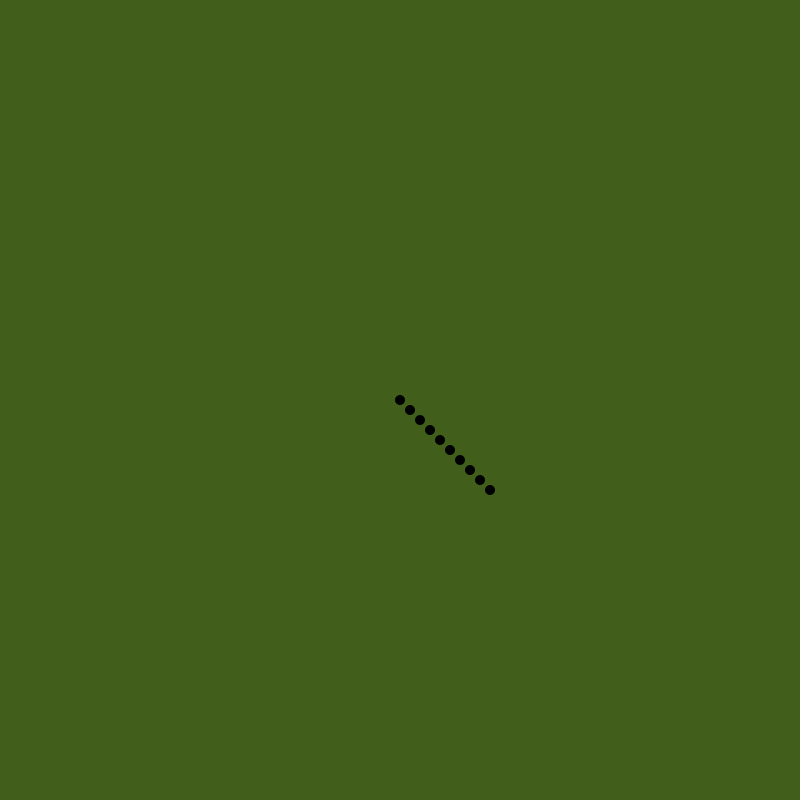
Frame 1 (no input)
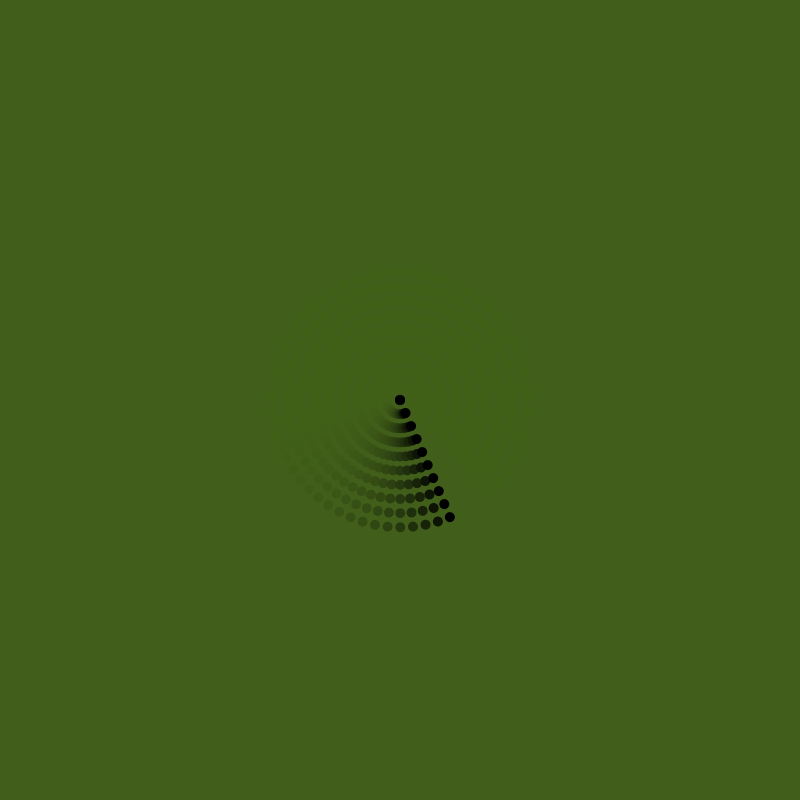
Frame 60 (the mouse pressed at the canvas centre just before this capture)
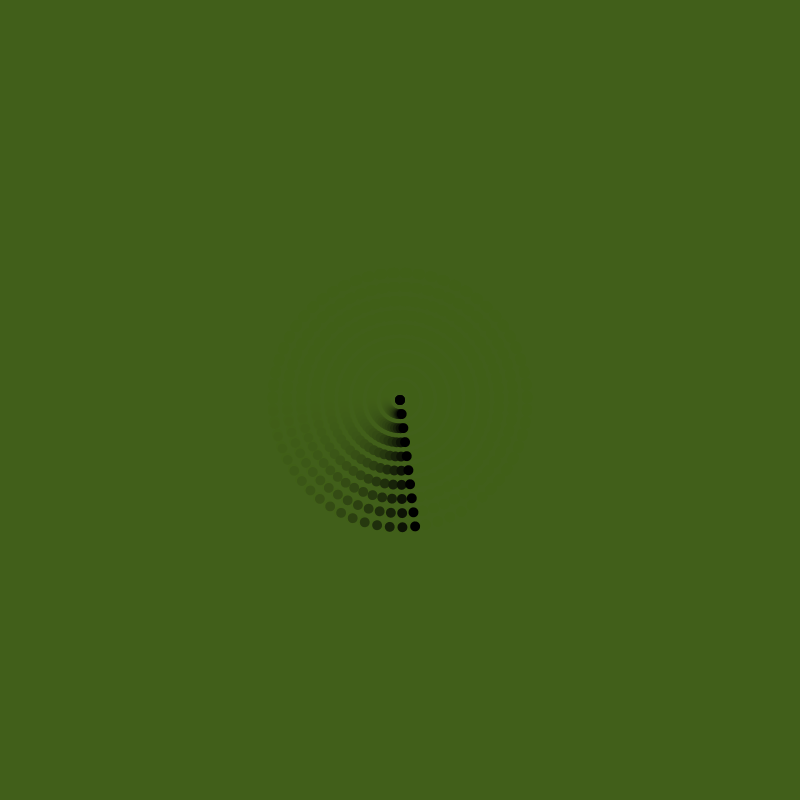
Frame 120 (the mouse held since frame 60 and released just before this capture)

The Processing sketch that drew these frames (run headless with seeded random() and noise(); from frame 60 on, the mouse is pressed at the canvas centre):

// Processing sketch: processing_125805
// ── processing_125805.pde

float R;
float g;
float b;
float r = 0;
int value;
float t = 0;
void setup()
{
  rectMode(CENTER);
  size(800,800);
  value = 0;
  R = random(1,100);
  b = random(1,100);
  g = random(1,100);
  background(R,g,b);
}
void draw()
{
  noStroke();
  smooth();
  DrawRect();
 translate(width / 2, height / 2);
rotate(r);
rotate(t);
fill(value);
for (int i = 0; i < 100; i = i+10) {
  ellipse(i,i,10,10);
  r = r + .01;
  t = t - .02;
}

}
void DrawRect()
{
 fill(R,g,b,50);
 rect(width/2,height/2,width,height);
}
void mouseClicked() {
  if (value == 0) {
    value = 255;
  } else {
    value = 0;
  }
}
void keyPressed() {
  if (t == 0) {
    t = 0;
  } else {
    t = 255;
  }
}
